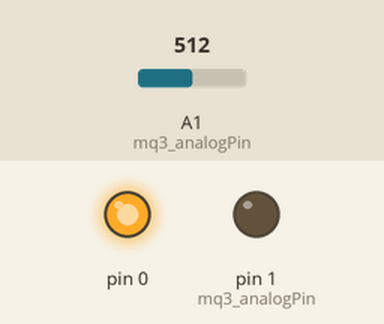
Recording of a sketch running on a simulated Arduino Uno, built with avr-gcc and run on an emulated ATmega328P. Parts: output pins drawn as LEDs (lit = HIGH). The test bench sets the inputs (shaded band); at power-on: A1 (mq3_analogPin) = 512.

Above: at 1.2 s.
1.3 s: A1 (mq3_analogPin) set to 487
At 2.5 s:
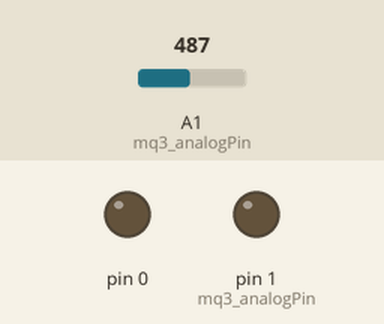
2.8 s: A1 (mq3_analogPin) set to 510
At 3.9 s:
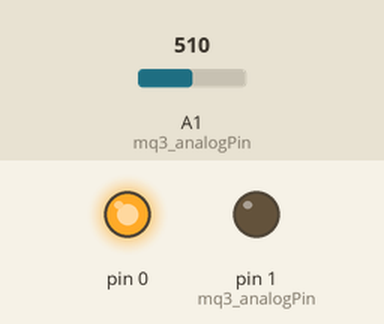
4.3 s: A1 (mq3_analogPin) set to 490
At 5.1 s:
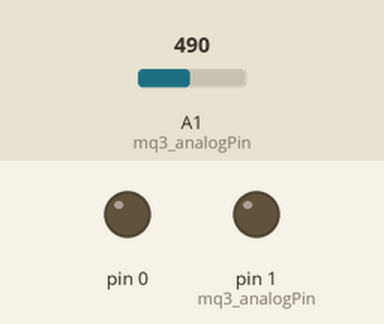
Timing chart, 0 to 7.3 s (numbered marks = the images above; inputs shaded):
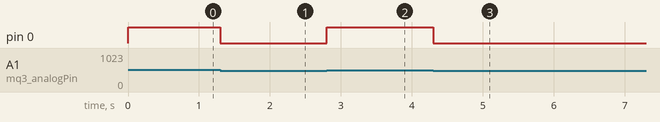

The sketch:

COmeter_proyect.ino
```cpp
int mq3_analogPin = 1; // connected to the output pin of MQ3

void setup(){
  pinMode(0,OUTPUT);
  pinMode(1,OUTPUT);
}

void loop()
{
  // give ample warmup time for readings to stabilize

  int mq3_value = analogRead(mq3_analogPin);
  if(mq3_value>500){
    digitalWrite(0,HIGH);
  }else{
    digitalWrite(0,LOW);
  }

  delay(100); //Just here to slow down the output.
}
```

Measured:
- the behaviour switches between 501 and 500 on A1 (mq3_analogPin) (found by bisection; images 0 and 1)
- after the input at 1.3 s, pin 0: HIGH → LOW at once
- after the input at 2.8 s, pin 0: LOW → HIGH at once
- after the input at 4.3 s, pin 0: HIGH → LOW at once
